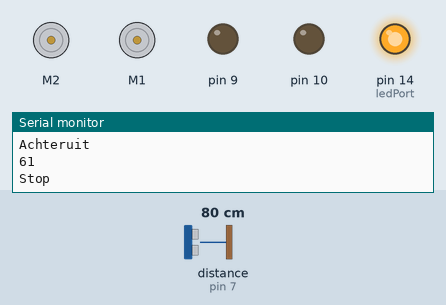
Simulated run of this sketch. Board: Arduino Uno, built with avr-gcc and run on an emulated ATmega328P. Parts: 2 × DC motor (green arrow = forward, orange = backward, longer = faster), output pins drawn as LEDs (lit = HIGH), the last lines printed to the serial monitor. Wiring (inferred from the names in the program): ultrasonic range finder: trigger pin 8; echo pin 7. The inputs (shaded band) are chosen by the test bench; at power-on: distance to the obstacle (sensor on pin 7) 80 cm. The echo pulse lasts 58.3 µs per cm; pins used as bus, display or sensor lines are not drawn.

Above: at 1.8 s.
1.9 s: distance to the obstacle (sensor on pin 7) set to 127 cm
6.1 s: distance to the obstacle (sensor on pin 7) set to 135 cm
At 7.5 s:
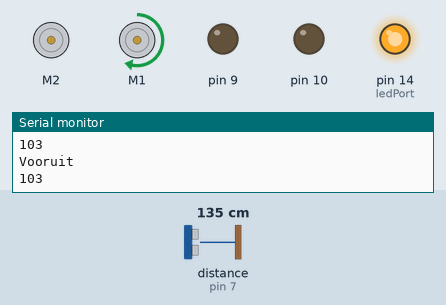
7.8 s: distance to the obstacle (sensor on pin 7) set to 2 cm
At 8.2 s:
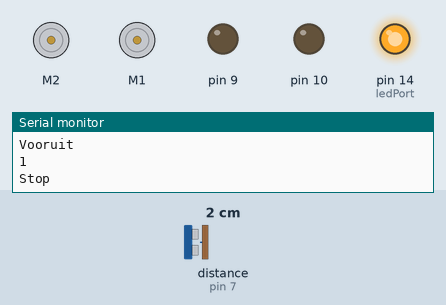
12.0 s: distance to the obstacle (sensor on pin 7) set to 250 cm
At 13.2 s:
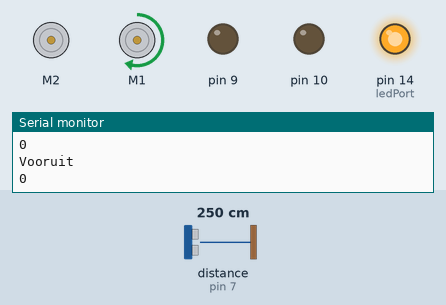
Timing chart, 0 to 14.5 s (numbered marks = the images above; inputs shaded):
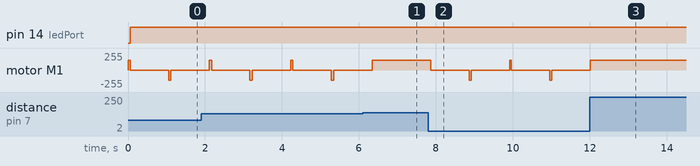

Measured:
- the behaviour switches between 130 and 131 cm on distance to the obstacle (sensor on pin 7) (found by bisection; images 0 and 1)
- after the input at 6.1 s, motor M1: goes on until 6.3 s, then stays forward 150/255
- after the input at 7.8 s, motor M1: forward 150/255 → stopped after 0.06 s
- after the input at 12.0 s, motor M1: goes on until 12.0 s, then stays forward 150/255

The sketch:

sputnik.ino
```cpp
#include <Sputnik.h>
#include <Adafruit_MotorShield.h>
#include <Wire.h>


int echoPin =7; // Echo Pin
int trigPin =8; // Trigger Pin
int dir=1;
int ledPort = 14;     // Led for sonar treshold.

int onTime = 1000;  //the number of milliseconds for the motor to turn on for
int offTime = 1000; //the number of milliseconds for the motor to turn off for

int threshold = 100;  //In centimeters, the distance from objects where the car stops
int numBackwards = 0;
Sputnik sputnik  (9,10,21,20,true);
void setup(){

  Serial.begin (9600);
  sputnik.setup();

  pinMode(ledPort, OUTPUT);
  pinMode(trigPin, OUTPUT);
  pinMode(echoPin, INPUT);
}


void loop() {
  //dummyRun();


  switch (dir) {
   case 1:
       sputnik.forward();
       break;
   case 2:
       sputnik.backward();
       numBackwards ++;
           if(numBackwards > 100){
               dir = 1;
           }
       break;
   default:
       sputnik.stopMoving();
       break;
   }
   int dist = readSonar();
   if(dist < threshold && dist != -1 ){
       digitalWrite(ledPort, HIGH);
       sputnik.stopMoving();
       if(dir == 1){
           dir = 2;
       } else{
           dir = 1;
       }
   }

}

void dummyRun(){
  delay(1000);
  Serial.println("Begin dummyrun");
  sputnik.forward(200);
  delay(1000);
  sputnik.stopMoving();
  delay(1000);
  sputnik.backward(200);
  delay(1000);
  sputnik.stopMoving();
  delay(1000);
  sputnik.turn(0);
  sputnik.forward(255);
  delay(1000);
  sputnik.backward();
  delay(1000);
  sputnik.stopMoving();
  sputnik.neutral();
  delay(1000);
  sputnik.turn(1);
  sputnik.backward(255);
  delay(2000);
  sputnik.forward();
  delay(2000);
  sputnik.stopMoving();
  sputnik.neutral();
  delay(1000);

  //sputnik.stopMoving();
  //sputnik.backward();
  //delay(1000);
  //sputnik.stopMoving();
  //sputnik.forward();
  //sputnik.turn(1000, 1,100);
  //sputnik.stopMoving();

  Serial.println("End dummyrun");

  Serial.println("*************************************");
}


int readSonar(){

  digitalWrite(trigPin, LOW);
  delayMicroseconds(2);

  digitalWrite(trigPin, HIGH);
  delayMicroseconds(10);

  digitalWrite(trigPin, LOW);
  int duration = pulseIn(echoPin, HIGH,10000);
  duration -= 5;

  int distance = duration/76;
  Serial.println(distance);
  delay(50);
  if(distance ==0){
    distance = -1;
  }
  return distance;
}
```
